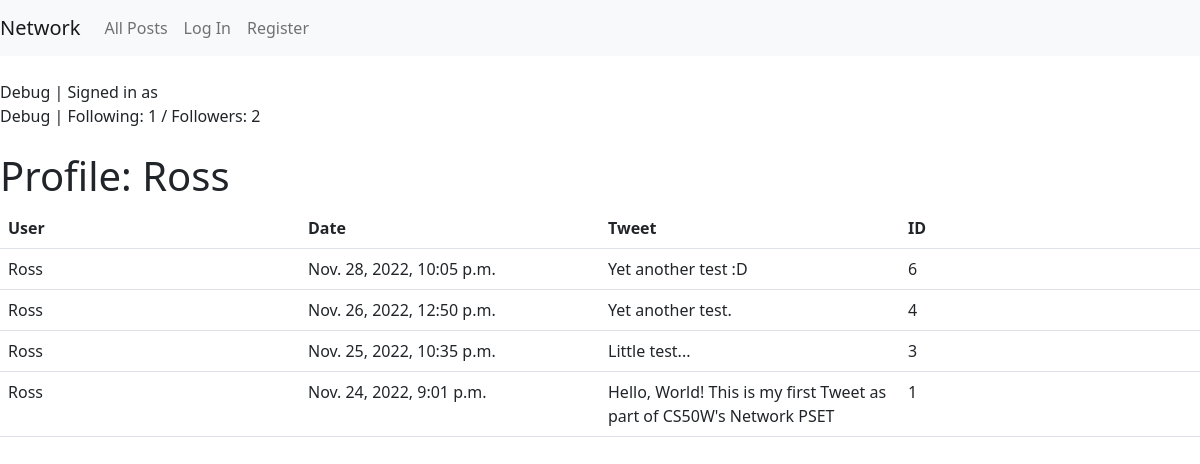
The app's page /profile/1 with its own data.
### network/models.py (models this page shows)
class User(AbstractUser):
    pass

class Tweet(models.Model):
    author = models.ForeignKey(User, on_delete=models.CASCADE)
    tweetText = models.CharField(max_length=255)
    posted = models.DateTimeField(auto_now_add=True)

### network/views.py (the view)
# urls.py: path("profile/<int:user_id>", views.profile, name="profile"),
def profile(request, user_id):
    tweets = Tweet.objects.filter(author=user_id).order_by('-posted')
    print(tweets)
    profile = User.objects.get(id=user_id)
    print(profile.foo.all())
    return render(request, "network/profile.html", {
        "x": profile.username,
        "tweets": tweets,
        "following": profile.foo.all().count(),
        "followedBy": Follow.objects.filter(user=user_id).count()
    })

### network/templates/network/profile.html
{% extends "network/layout.html" %}
{% block body %}
<br>
Debug | Signed in as <strong>{{ user.username }}</strong>
<br>
Debug | Following: {{ following }} / Followers: {{ followedBy }}
<br>
<br>
<h1>Profile: {{x}}</h1>
<table class="table">
  <thead>
  <tr>
    <th>User</th>
    <th>Date</th>
    <th>Tweet</th>
    <th>ID</th>
</tr>
</thead>
{% for tweet in tweets %}
<tr>
  <td>{{tweet.author}}</td>
  <td>{{tweet.posted}}</td>
  <td>{{tweet.tweetText}}</td>
  <td>{{tweet.id}}</td>
  </tr>
  {% endfor %}
</table>
{% endblock %}

### network/static/network/styles.css (style rules this page uses)
table { table-layout:fixed; }

### records on screen
User: username "Ross"
Tweet: author "Ross", posted "Nov. 28, 2022, 10:05 p.m.", tweetText "Yet another test :D", id "6"
Tweet: author "Ross", posted "Nov. 26, 2022, 12:50 p.m.", tweetText "Yet another test.", id "4"
Tweet: author "Ross", posted "Nov. 25, 2022, 10:35 p.m.", tweetText "Little test...", id "3"
Tweet: author "Ross", posted "Nov. 24, 2022, 9:01 p.m.", tweetText "Hello, World! This is my first Tweet as part of CS50W's Network PSET", id "1"

### other values on screen
{{ following }} "1"
{{ followedBy }} "2"
